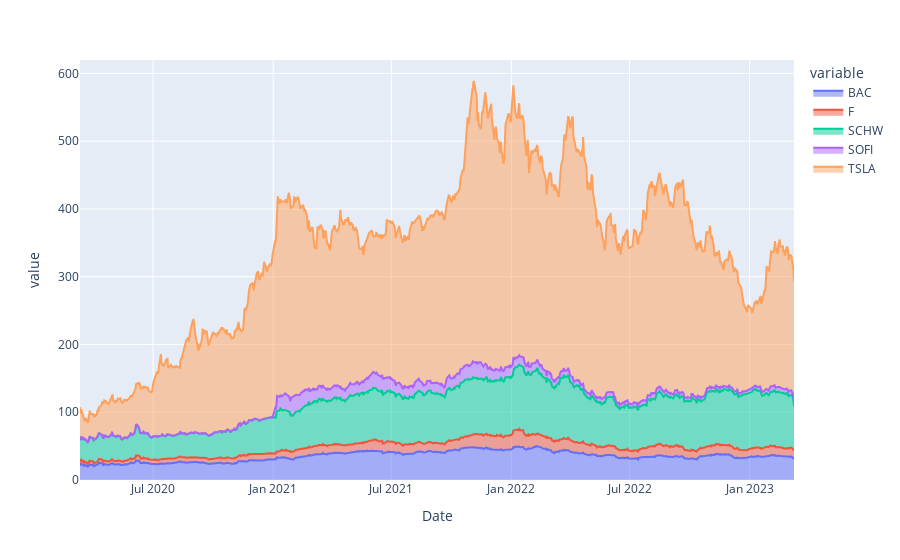

Notebook code cell kept with this figure:
### Code cell
dividends = px.area(ticker.High)
dividends.show()

### Figure 1 — Plotly figure (JSON) as saved in the notebook; plotly's stock layout.template omitted (floating-point values rounded to 4 significant figures; data arrays with more than 128 entries replaced by an {"elided": "..."} marker saying what was removed)
{"data": [{"fillpattern": {"shape": ""}, "hovertemplate": "variable=BAC<br>Date=%{x}<br>value=%{y}<extra></extra>", "legendgroup": "BAC", "line": {"color": "#636efa"}, "marker": {"symbol": "circle"}, "mode": "lines", "name": "BAC", "orientation": "v", "showlegend": true, "stackgroup": "1", "type": "scatter", "x": {"elided": "756 str values"}, "xaxis": "x", "y": {"elided": "756 float values"}, "yaxis": "y"}, {"fillpattern": {"shape": ""}, "hovertemplate": "variable=F<br>Date=%{x}<br>value=%{y}<extra></extra>", "legendgroup": "F", "line": {"color": "#EF553B"}, "marker": {"symbol": "circle"}, "mode": "lines", "name": "F", "orientation": "v", "showlegend": true, "stackgroup": "1", "type": "scatter", "x": {"elided": "756 str values"}, "xaxis": "x", "y": {"elided": "756 float values"}, "yaxis": "y"}, {"fillpattern": {"shape": ""}, "hovertemplate": "variable=SCHW<br>Date=%{x}<br>value=%{y}<extra></extra>", "legendgroup": "SCHW", "line": {"color": "#00cc96"}, "marker": {"symbol": "circle"}, "mode": "lines", "name": "SCHW", "orientation": "v", "showlegend": true, "stackgroup": "1", "type": "scatter", "x": {"elided": "756 str values"}, "xaxis": "x", "y": {"elided": "756 float values"}, "yaxis": "y"}, {"fillpattern": {"shape": ""}, "hovertemplate": "variable=SOFI<br>Date=%{x}<br>value=%{y}<extra></extra>", "legendgroup": "SOFI", "line": {"color": "#ab63fa"}, "marker": {"symbol": "circle"}, "mode": "lines", "name": "SOFI", "orientation": "v", "showlegend": true, "stackgroup": "1", "type": "scatter", "x": {"elided": "756 str values"}, "xaxis": "x", "y": {"elided": "756 float values"}, "yaxis": "y"}, {"fillpattern": {"shape": ""}, "hovertemplate": "variable=TSLA<br>Date=%{x}<br>value=%{y}<extra></extra>", "legendgroup": "TSLA", "line": {"color": "#FFA15A"}, "marker": {"symbol": "circle"}, "mode": "lines", "name": "TSLA", "orientation": "v", "showlegend": true, "stackgroup": "1", "type": "scatter", "x": {"elided": "756 str values"}, "xaxis": "x", "y": {"elided": "756 float values"}, "yaxis": "y"}], "layout": {"legend": {"title": {"text": "variable"}, "tracegroupgap": 0}, "margin": {"t": 60}, "xaxis": {"anchor": "y", "domain": [0, 1], "title": {"text": "Date"}}, "yaxis": {"anchor": "x", "domain": [0, 1], "title": {"text": "value"}}}}
